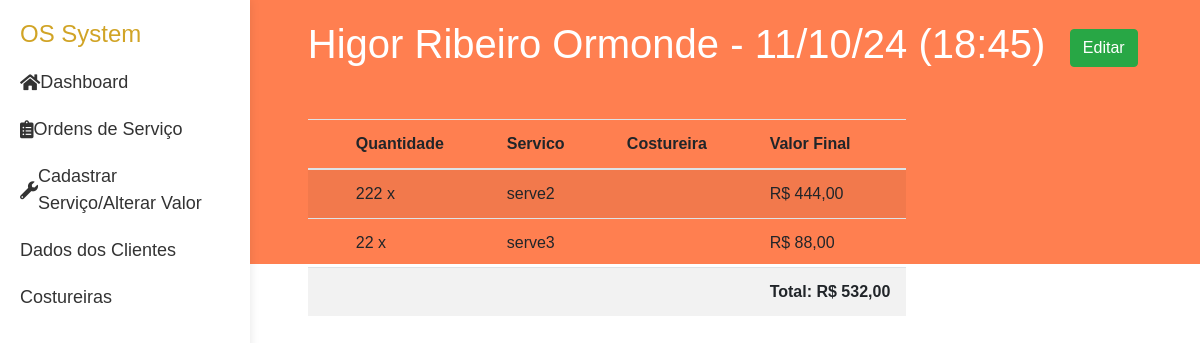
The page /clientes/preview_1 on the database as committed earlier.
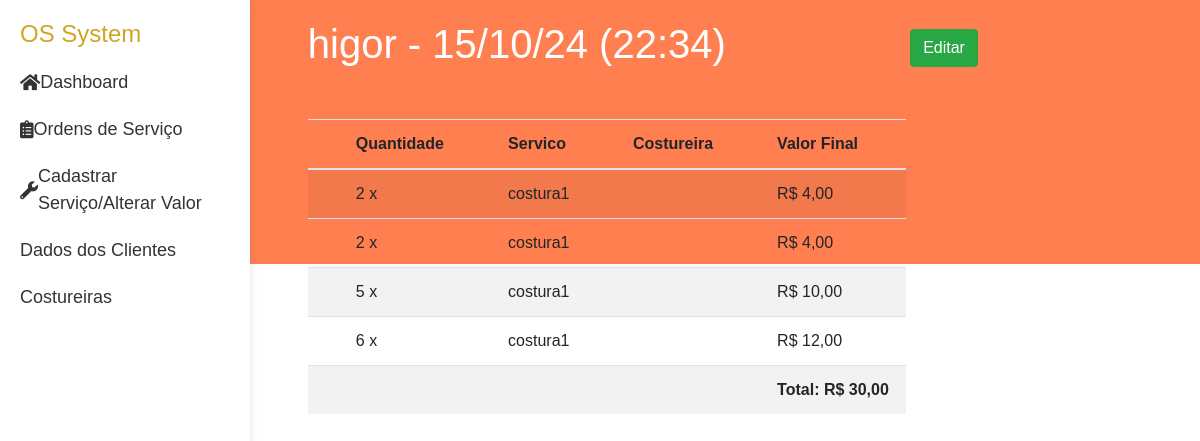
The same page on the database as committed later.
### ordens/models.py (models this page shows, shortened)
class Ordem(models.Model):
    cliente = models.ForeignKey(Cliente, related_name='ordens', on_delete=models.CASCADE)
    data_pedido = models.DateTimeField(auto_now_add=True)
    data_entrega = models.DateField()
    status = models.IntegerField(choices=STATUS, default=0)
    def total(self):
        return sum(item.quantidade * item.servico.valor for item in self.itens.all())

class OrdemItem(models.Model):
    ordem = models.ForeignKey(Ordem, related_name='itens', on_delete=models.CASCADE)
    servico = models.ForeignKey(servicos, on_delete=models.CASCADE)
    costureira = models.ForeignKey(Costureira, on_delete=models.CASCADE)
    quantidade = models.PositiveIntegerField()
    descricao = models.TextField(blank=True, null=True)  # Comentário opcional
    def preco_total(self):
        return self.quantidade * self.servico.valor

### cliente/models.py (models this page shows)
class Cliente(models.Model):
    nome = models.CharField(max_length=100)
    cpf = CPFField(masked=True,blank=True, null=True)
    endereco = models.CharField(max_length=100,blank=True, null=True)
    num =  models.IntegerField(blank=True, null=True)
    cidade = models.CharField(max_length=20,blank=True, null=True)
    estado = models.CharField(max_length=30,blank=True, null=True)
    telefone = models.CharField(max_length=15,blank=True, null=True)
    def __str__(self):
        return self.nome

### servicos/models.py (models this page shows)
class servicos(models.Model):
    nome = models.CharField(max_length=50)
    valor = models.DecimalField(max_digits=10, decimal_places=2)
    def __str__(self):
        return self.nome

### cliente/views.py (the view)
# urls.py: path('preview_<int:id>', views.vis_ordem_cliente, name= 'preview'),
def vis_ordem_cliente(request, id):
    ordem = get_object_or_404(Ordem, pk=id)
    objs = ordem.itens.all()
    return render(request, 'cliente/vis_ordem_cliente.html', {'itens':objs, 'ordem':ordem})

### cliente/templates/cliente/vis_ordem_cliente.html
{% extends "layout.html" %}
{% block content %}
<div class='block'>
    <h1>{{ordem.cliente}} - {{ordem.data_pedido|date:"d/m/y (H:i)"}} </h1>
    <div>
        <a class='btn btn-success' href="{% url "ordens:edit_order" ordem.id %}">Editar</a>
    </div>
</div>
<table class='tabela-cliente-ordem table table-striped'>
    <thead>
        <tr>
            <th>Quantidade</th>
            <th>Servico</th>
            <th>Costureira</th>
            <th>Valor Final</th>
        </tr>
    </thead>
    <tbody>
        {% if itens %}
            {% for item in itens %}
                <tr>
                    <td>{{item.quantidade}} x </td>
                    <td>{{item.servico}} </td>
                    <td>{{item.costureira}} </td>
                    <td>R$ {{item.preco_total}} </td>
                </tr>
            {% endfor %}
            <tr>
                <td></td>
                <td></td>
                <td></td>
                <th>Total: R$ {{ordem.total}} </th>
            </tr>
        {% else %}
            <tr>
                <td colspan='4'>
                    Nenhum serviço adicionado ...
                </td>
            </tr>
        {% endif %}
    </tbody>
</table>
{% endblock %}

Rows that differ between the two databases and show on the page:
removed OrdemItem: quantidade "222", servico "serve2", preco_total "444,00"
removed OrdemItem: quantidade "22", servico "serve3", preco_total "88,00"
changed Ordem: cliente "Higor Ribeiro Ormonde" → "higor"; data_pedido "11/10/24 (18:45)" → "15/10/24 (22:34)"; total "532,00" → "30,00"
added OrdemItem: quantidade "2", servico "costura1", preco_total "4,00"
added OrdemItem: quantidade "2", servico "costura1", preco_total "4,00"
added OrdemItem: quantidade "5", servico "costura1", preco_total "10,00"
added OrdemItem: quantidade "6", servico "costura1", preco_total "12,00"
